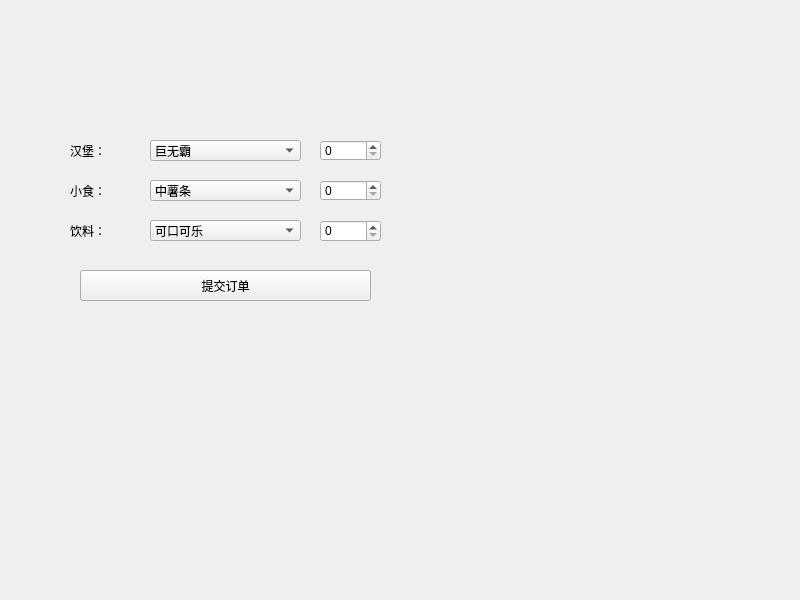
<?xml version="1.0" encoding="UTF-8"?>
<ui version="4.0">
 <class>Widget</class>
 <widget class="QWidget" name="Widget">
  <property name="geometry">
   <rect>
    <x>0</x>
    <y>0</y>
    <width>800</width>
    <height>600</height>
   </rect>
  </property>
  <property name="windowTitle">
   <string>Widget</string>
  </property>
  <widget class="QLabel" name="label">
   <property name="geometry">
    <rect>
     <x>70</x>
     <y>140</y>
     <width>81</width>
     <height>21</height>
    </rect>
   </property>
   <property name="text">
    <string>汉堡：</string>
   </property>
  </widget>
  <widget class="QLabel" name="label_2">
   <property name="geometry">
    <rect>
     <x>70</x>
     <y>180</y>
     <width>81</width>
     <height>21</height>
    </rect>
   </property>
   <property name="text">
    <string>小食：</string>
   </property>
  </widget>
  <widget class="QLabel" name="label_3">
   <property name="geometry">
    <rect>
     <x>70</x>
     <y>220</y>
     <width>81</width>
     <height>21</height>
    </rect>
   </property>
   <property name="text">
    <string>饮料：</string>
   </property>
  </widget>
  <widget class="QComboBox" name="comboBox">
   <property name="geometry">
    <rect>
     <x>150</x>
     <y>140</y>
     <width>151</width>
     <height>21</height>
    </rect>
   </property>
   <item>
    <property name="text">
     <string>巨无霸</string>
    </property>
   </item>
   <item>
    <property name="text">
     <string>麦辣鸡腿堡</string>
    </property>
   </item>
  </widget>
  <widget class="QComboBox" name="comboBox_2">
   <property name="geometry">
    <rect>
     <x>150</x>
     <y>180</y>
     <width>151</width>
     <height>21</height>
    </rect>
   </property>
   <item>
    <property name="text">
     <string>中薯条</string>
    </property>
   </item>
   <item>
    <property name="text">
     <string>麦辣鸡翅</string>
    </property>
   </item>
   <item>
    <property name="text">
     <string>麦乐鸡块</string>
    </property>
   </item>
  </widget>
  <widget class="QComboBox" name="comboBox_3">
   <property name="geometry">
    <rect>
     <x>150</x>
     <y>220</y>
     <width>151</width>
     <height>21</height>
    </rect>
   </property>
   <item>
    <property name="text">
     <string>可口可乐</string>
    </property>
   </item>
   <item>
    <property name="text">
     <string>雪碧</string>
    </property>
   </item>
  </widget>
  <widget class="QSpinBox" name="spinBox">
   <property name="geometry">
    <rect>
     <x>320</x>
     <y>140</y>
     <width>61</width>
     <height>21</height>
    </rect>
   </property>
  </widget>
  <widget class="QSpinBox" name="spinBox_2">
   <property name="geometry">
    <rect>
     <x>320</x>
     <y>180</y>
     <width>61</width>
     <height>21</height>
    </rect>
   </property>
  </widget>
  <widget class="QSpinBox" name="spinBox_3">
   <property name="geometry">
    <rect>
     <x>320</x>
     <y>220</y>
     <width>61</width>
     <height>22</height>
    </rect>
   </property>
  </widget>
  <widget class="QPushButton" name="pushButton">
   <property name="geometry">
    <rect>
     <x>80</x>
     <y>270</y>
     <width>291</width>
     <height>31</height>
    </rect>
   </property>
   <property name="text">
    <string>提交订单</string>
   </property>
  </widget>
 </widget>
 <resources/>
 <connections/>
</ui>
